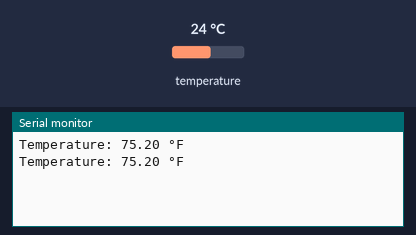
Bench run of a sketch on a simulated Arduino Uno, built with avr-gcc and run on an emulated ATmega328P. Parts: the last lines printed to the serial monitor. The inputs (shaded band) are chosen by the test bench; at power-on: temperature 24 °C.

Above: at 3.3 s.
3.4 s: temperature set to 12 °C
At 5.5 s:
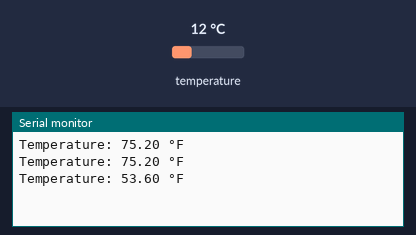
5.9 s: temperature set to 19 °C
At 6.8 s:
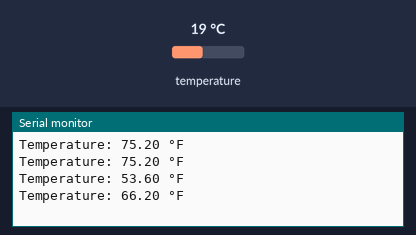
Timing chart, 0 to 8.9 s (numbered marks = the images above; inputs shaded):
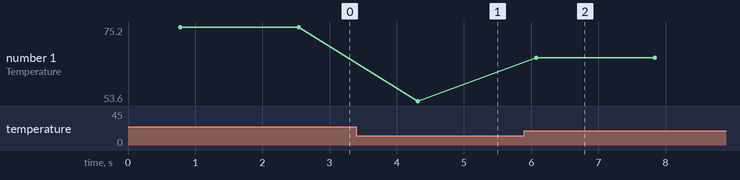

Measured:
- after the input at 3.4 s, the serial monitor: prints a new line after 0.91 s (image 1)
- after the input at 5.9 s, the serial monitor: prints a new line after 0.17 s (image 2)
- plotted number 1: 75.2 → 53.6 after the input at 3.4 s, 53.6 → 66.2 after the input at 5.9 s

The sketch:

DS18x20_Temperature.ino
```cpp
//orange as power (positive), black as ground, and yellow as the signal pin

#include <OneWire.h>
#include <DallasTemperature.h>

// Pin where the DS18B20 is connected
#define ONE_WIRE_BUS 2

// Setup a oneWire instance
OneWire oneWire(ONE_WIRE_BUS);

// Pass oneWire reference to DallasTemperature library
DallasTemperature sensors(&oneWire);

void setup() {
  Serial.begin(9600);
  sensors.begin();
}

void loop() {
  sensors.requestTemperatures();  // Send command to get temperatures
  float temperatureF = sensors.getTempFByIndex(0); // Get temperature in Fahrenheit

  Serial.print("Temperature: ");
  Serial.print(temperatureF);
  Serial.println(" °F");

  delay(1000); // Wait a second between readings
}
```
